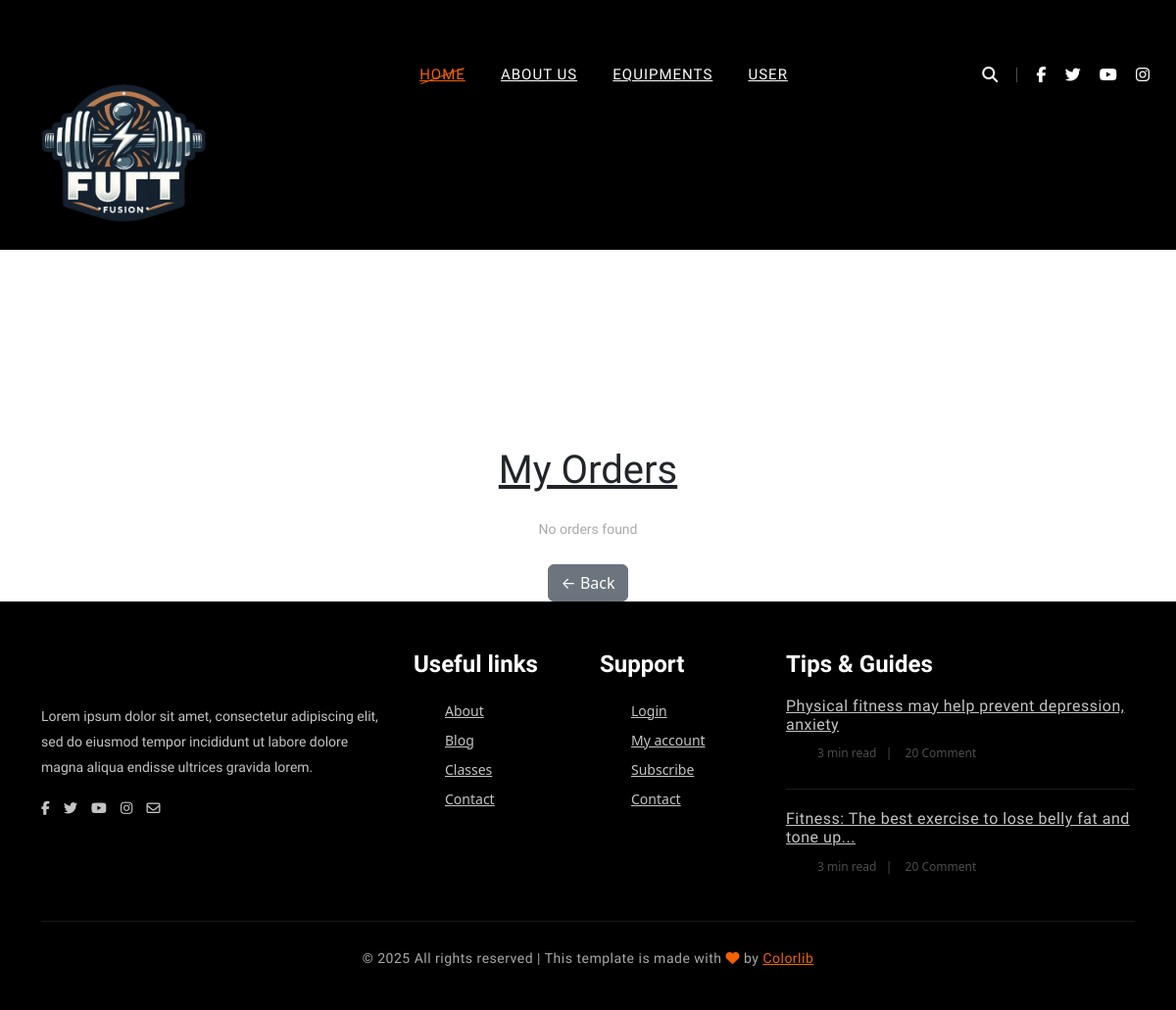
The app's page /yourorders/ (signed in), older data.
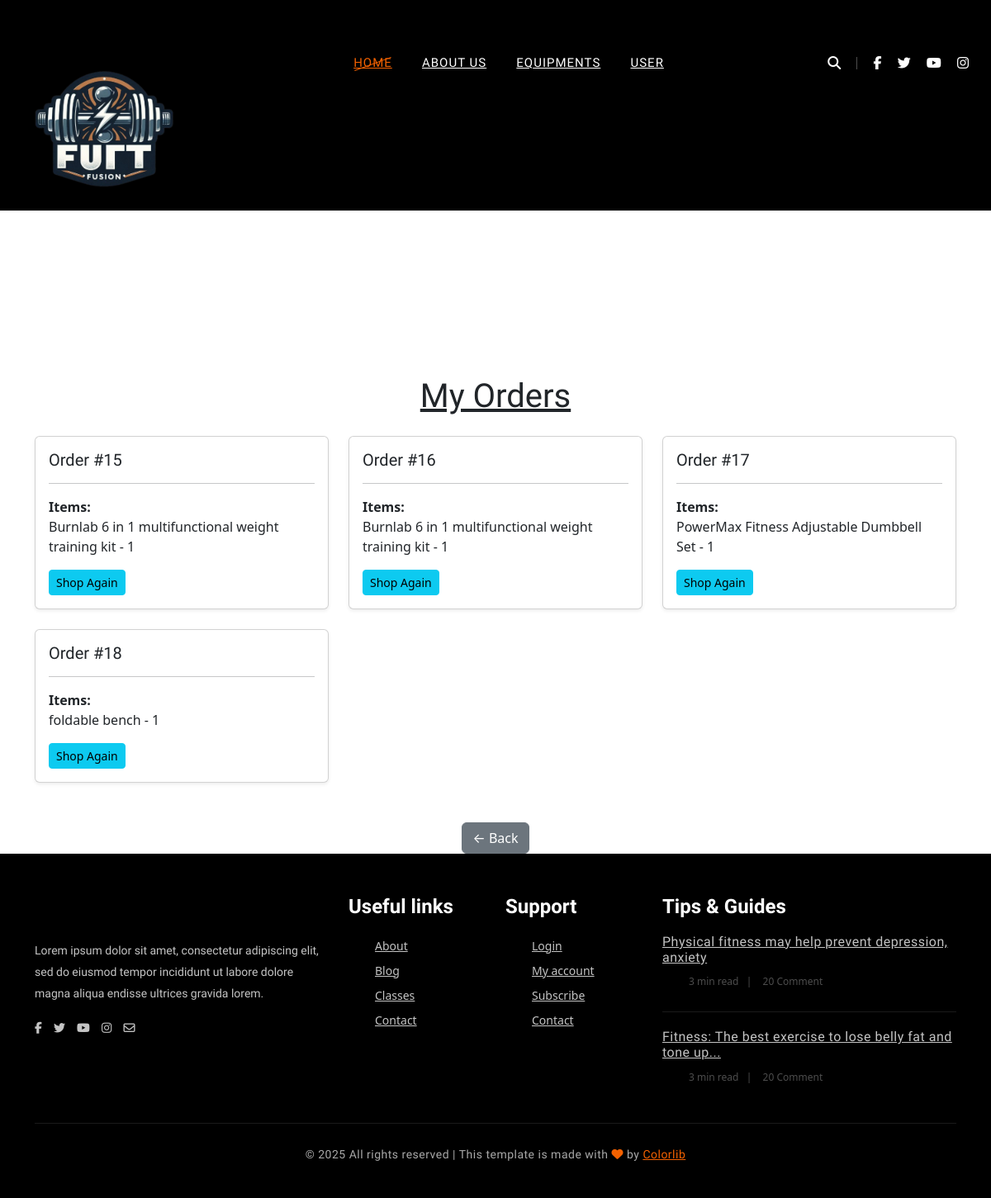
The same page, newer data.
### fitfusionapp/models.py (models this page shows, shortened)
class Order(models.Model):
    user = models.ForeignKey(User, on_delete=models.CASCADE)
    order_date = models.DateTimeField(auto_now_add=True)
    total_price = models.DecimalField(max_digits=10, decimal_places=2)
    total_quantity = models.PositiveIntegerField()
    Deliver_details = models.CharField(max_length=255)
    status = models.CharField(max_length=50, default='pending')

class orderitem(models.Model):
    order = models.ForeignKey(Order, related_name='items', on_delete=models.CASCADE)
    product = models.ForeignKey(bench, on_delete=models.CASCADE)
    quantity = models.PositiveBigIntegerField()
    price = models.DecimalField(max_digits=10, decimal_places=2)

class bench(models.Model):
    name = models.CharField(max_length=100)
    price = models.DecimalField(max_digits=10, decimal_places=2)
    description = models.TextField()
    image = models.ImageField(upload_to='equipmemnt/')

### fitfusionapp/views.py (the view)
# urls.py: path('yourorders/',views.yourorders,name='yourorders'),
@login_required
def yourorders(request):
    orders = Order.objects.filter(user=request.user).order_by('order_date')
    return render(request, 'your_orders.html', {
        'orders': orders
    })

### fitfusionapp/templates/your_orders.html (shortened to what this page needs)
{% load static %}
<!DOCTYPE html>
<html lang="en">
<head>
    <link rel="stylesheet" href="{% static 'css/bootstrap.min.css' %}" type="text/css">
    <link rel="stylesheet" href="{% static 'css/font-awesome.min.css' %}" type="text/css">
    <link rel="stylesheet" href="{% static 'css/flaticon.css' %}" type="text/css">
    <link rel="stylesheet" href="{% static 'css/owl.carousel.min.css' %}" type="text/css">
    <link rel="stylesheet" href="{% static 'css/barfiller.css' %}" type="text/css">
    <link rel="stylesheet" href="{% static 'css/magnific-popup.css' %}" type="text/css">
    <link rel="stylesheet" href="{% static 'css/slicknav.min.css' %}" type="text/css">
    <link rel="stylesheet" href="{% static 'css/style.css' %}" type="text/css">
    <link href="https://cdn.jsdelivr.net/npm/bootstrap@5.3.3/dist/css/bootstrap.min.css" rel="stylesheet">
</head>
<body>
     <br><br><br><br><br><br><br><br><br><br><br><br><br><br><br><br><br>
    <header class="header-section" style="background-color: black;">
        <div class="container-fluid">
            <div class="row">
                <div class="col-lg-3 col-12">
                    <div class="logo">
                        <a href="./index.html">
                            <img src="{% static 'img/an_attractive_logo_with_the_name_FIT_FUSION_using_a_dumbbell_only-removebg-preview.png' %}" alt="FIT FUSION LOGO" style="height: 200px; width: 200px;">
                        </a>
                    </div>
                </div>
                <div class="col-lg-6 col-12">
                    <nav class="nav-menu">
                        <ul>
                            <li class="active"><a href="{% url 'index' %}">Home</a></li>
                            <li><a href="{% url 'aboutus' %}">About Us</a></li>
                            <li><a href="{% url 'details' %}">Equipments</a></li>
                            <li><a href="{% url 'user' %}">USER</a></li>
                        </ul>
                    </nav>
                </div>
                <div class="col-lg-3 col-12">
                    <div class="top-option">
                        <div class="to-search search-switch">
                            <i class="fa fa-search"></i>
                        </div>
                        <div class="to-social">
                            <a href="#"><i class="fa fa-facebook"></i></a>
                            <a href="#"><i class="fa fa-twitter"></i></a>
                            <a href="#"><i class="fa fa-youtube-play"></i></a>
                            <a href="#"><i class="fa fa-instagram"></i></a>
                        </div>
                    </div>
                </div>
            </div>
        </div>
    </header>
<section class="hero-section">
    <div class="container mt-5">
        <div class="text-center mb-4">
            <h1><u>My Orders</u></h1>
        </div>
        {% if orders %}
        <div class="row">
            {% for order in orders %}
            <div class="col-12 col-md-6 col-lg-4 mb-4">
                <div class="card shadow-sm">
                    <div class="card-body">
                        <h5 class="card-title">Order #{{ order.id }}</h5>
                        <hr>
                        <div class="mb-3">
                            <strong>Items:</strong>
                            <ul class="list-unstyled">
                                {% for item in order.items.all %}
                                <li>{{ item.product.name }} - {{ item.quantity }}</li>
                                {% endfor %}
                            </ul>
                        </div>
                        <a href="{% url 'details' %}" class="btn btn-info btn-sm">Shop Again</a>
                    </div>
                </div>
            </div>
            {% endfor %}
        </div>
        {% else %}
        <p class="text-center">No orders found</p>
        {% endif %}
        <div class="text-center mt-4">
            <a href="{% url 'user' %}" class="btn btn-secondary">&larr; Back</a>
        </div>
    </div>
</section>
    <section class="footer-section">
        <div class="container">
            <div class="row">
                <div class="col-lg-4 col-12">
                    <div class="fs-about">
                        <div class="fa-logo">
                        </div>
                        <p>Lorem ipsum dolor sit amet, consectetur adipiscing elit, sed do eiusmod tempor incididunt ut labore dolore magna aliqua endisse ultrices gravida lorem.</p>
                        <div class="fa-social">
                            <a href="#"><i class="fa fa-facebook"></i></a>
                            <a href="#"><i class="fa fa-twitter"></i></a>
                            <a href="#"><i class="fa fa-youtube-play"></i></a>
                            <a href="#"><i class="fa fa-instagram"></i></a>
                            <a href="#"><i class="fa  fa-envelope-o"></i></a>
                        </div>
                    </div>
                </div>
                <div class="col-lg-2 col-md-3 col-sm-6 col-12">
                    <div class="fs-widget">
                        <h4>Useful links</h4>
                        <ul>
                            <li><a href="#">About</a></li>
                            <li><a href="#">Blog</a></li>
                            <li><a href="#">Classes</a></li>
                            <li><a href="#">Contact</a></li>
                        </ul>
                    </div>
                </div>
                <div class="col-lg-2 col-md-3 col-sm-6 col-12">
                    <div class="fs-widget">
                        <h4>Support</h4>
                        <ul>
                            <li><a href="#">Login</a></li>
                            <li><a href="#">My account</a></li>
                            <li><a href="#">Subscribe</a></li>
                            <li><a href="#">Contact</a></li>
                        </ul>
                    </div>
                </div>
                <div class="col-lg-4 col-md-6 col-12">
                    <div class="fs-widget">
                        <h4>Tips & Guides</h4>
                        <div class="fw-recent">
                            <h6><a href="#">Physical fitness may help prevent depression, anxiety</a></h6>
                            <ul>
                                <li>3 min read</li>
                                <li>20 Comment</li>
                            </ul>
                        </div>
                        <div class="fw-recent">
                            <h6><a href="#">Fitness: The best exercise to lose belly fat and tone up...</a></h6>
                            <ul>
                                <li>3 min read</li>
                                <li>20 Comment</li>
                            </ul>
                        </div>
                    </div>
                </div>
            </div>
            <div class="row">
                <div class="col-lg-12 text-center">
                    <div class="copyright-text">
                        <p>&copy; <script>document.write(new Date().getFullYear());</script> All rights reserved | This template is made with <i class="fa fa-heart" aria-hidden="true"></i> by <a href="https://colorlib.com" target="_blank">Colorlib</a></p>
                    </div>
                </div>
            </div>
        </div>
    </section>
</body>
</html>

### fitfusionproject/static/css/barfiller.css (style rules this page uses)
body { font-family: Arial; }

### fitfusionproject/static/css/style.css (style rules this page uses)
html, body { height: 100%; font-family: "Muli", sans-serif; -webkit-font-smoothing: antialiased; font-smoothing: antialiased; }
h1, h2, h3, h4, h5, h6 { margin: 0; color: #111111; font-weight: 400; font-family: "Oswald", sans-serif; }
h1 { font-size: 70px; }
h4 { font-size: 24px; }
h5 { font-size: 18px; }
h6 { font-size: 16px; }
p { font-size: 14px; font-family: "Muli", sans-serif; color: #a9a9a9; font-weight: 400; line-height: 24px; margin: 0 0 15px 0; }
img { max-width: 100%; }
ul, ol { padding: 0; margin: 0; }
.header-section { position: absolute; left: 0; top: 0; width: 100%; padding: 0 15px; padding-top: 55px; z-index: 99; }
.logo a { display: inline-block; }
.nav-menu { text-align: center; }
.nav-menu ul li { list-style: none; display: inline-block; margin-right: 32px; position: relative; z-index: 1; }
.nav-menu ul li:last-child { margin-right: 0; }
.nav-menu ul li.active>a { color: #f36100; }
.nav-menu ul li.active>a:after { opacity: 1; }
.nav-menu ul li a { color: #ffffff; display: block; font-size: 15px; font-weight: 500; text-transform: uppercase; letter-spacing: 1px; font-family: "Oswald", sans-serif; padding: 10px 0px; position: relative; -webkit-transition: all 0.3s; -o-transition: all 0.3s; transition: all 0.3s; }
.nav-menu ul li a:after { position: absolute; left: 0; top: 22px; height: 1px; width: 100%; background: #f36100; content: ""; -webkit-transform: rotate(-20deg); -ms-transform: rotate(-20deg); transform: rotate(-20deg); opacity: 0; -webkit-transition: all 0.3s; -o-transition: all 0.3s; transition: all 0.3s; }
.top-option { text-align: right; padding: 9px 0; }
.top-option .to-search { display: inline-block; padding-right: 20px; position: relative; }
.top-option .to-search:after { position: absolute; right: 0; top: 5px; height: 15px; width: 1px; background: rgba(255, 255, 255, 0.3); content: ""; }
.top-option .to-search i { font-size: 16px; color: #ffffff; cursor: pointer; }
.top-option .to-social { display: inline-block; }
.top-option .to-social a { display: inline-block; color: #ffffff; font-size: 16px; margin-left: 15px; }
.footer-section { background: #000000; padding-top: 50px; }
.fs-about { margin-bottom: 30px; }
.fs-about .fa-logo { margin-bottom: 30px; }
.fs-about p { line-height: 26px; color: #c4c4c4; }
.fs-about .fa-social a { font-size: 14px; color: #c4c4c4; margin-right: 10px; }
.fs-about .fa-social a:last-child { margin-right: 0; }
.fs-widget { margin-bottom: 30px; }
.fs-widget h4 { color: #ffffff; font-weight: 600; margin-bottom: 18px; }
.fs-widget ul li { list-style: none; }
.fs-widget ul li a { font-size: 14px; color: #c4c4c4; line-height: 30px; }
.fs-widget .fw-recent { margin-bottom: 20px; padding-bottom: 10px; border-bottom: 1px solid #1a1a1a; }
.fs-widget .fw-recent:last-child { padding-bottom: 0; border: none; }
.fs-widget .fw-recent h6 { margin-bottom: 6px; }
.fs-widget .fw-recent h6 a { color: #c4c4c4; letter-spacing: 0.5px; }
.fs-widget .fw-recent ul li { font-size: 12px; color: #4d4d4d; display: inline-block; margin-right: 25px; position: relative; }
.fs-widget .fw-recent ul li:last-child:after { display: none; }
.fs-widget .fw-recent ul li:after { position: absolute; right: -16px; top: 0; content: "|"; }
.copyright-text { font-size: 14px; color: #c4c4c4; letter-spacing: 0.5px; border-top: 1px solid #1a1a1a; padding: 25px 0; margin-top: 15px; }
.copyright-text a, .copyright-text i { color: #f36100; }
@media only screen and (min-width: 1200px) { .container { max-width: 1170px; } }

### fitfusionapp/templates/your_orders.html (style rules this page uses)
img { width: 100%; height: auto; }

Row changes from the older to the newer data that the page shows:
added Order: id "15"
added orderitem: product.name "Burnlab 6 in 1 multifunctional weight training kit", quantity "1", shown under "15"
added Order: id "16"
added orderitem: product.name "Burnlab 6 in 1 multifunctional weight training kit", quantity "1", shown under "16"
added Order: id "17"
added orderitem: product.name "PowerMax Fitness Adjustable Dumbbell Set", quantity "1", shown under "17"
added Order: id "18"
added orderitem: product.name "foldable bench", quantity "1", shown under "18"
Text that changed along with them:
text no longer shown: "No orders found"
